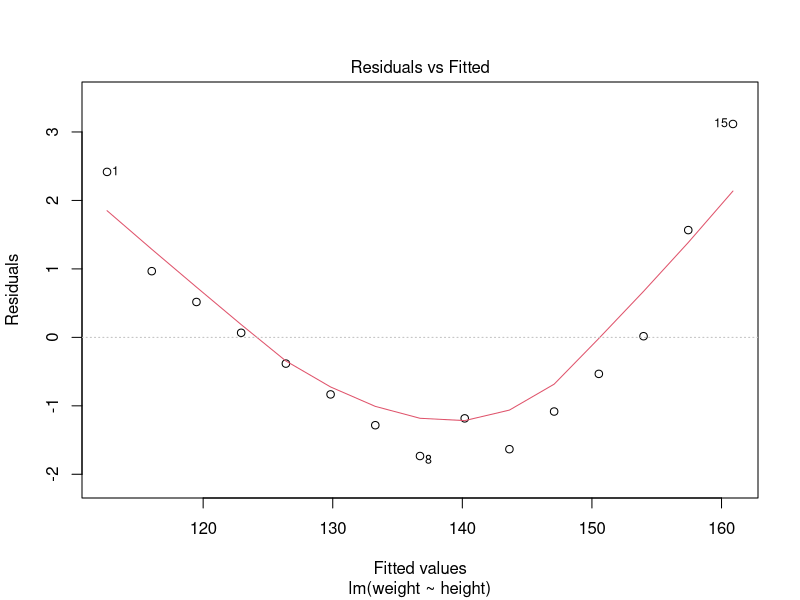
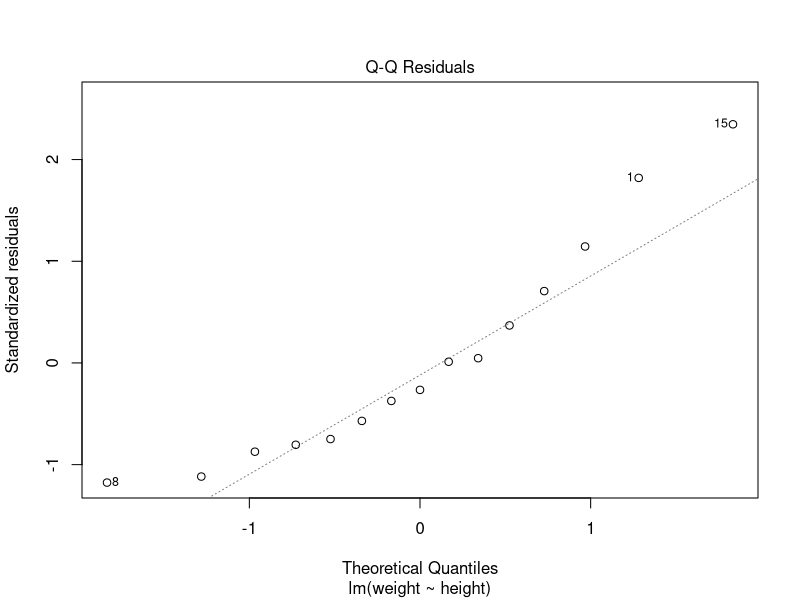
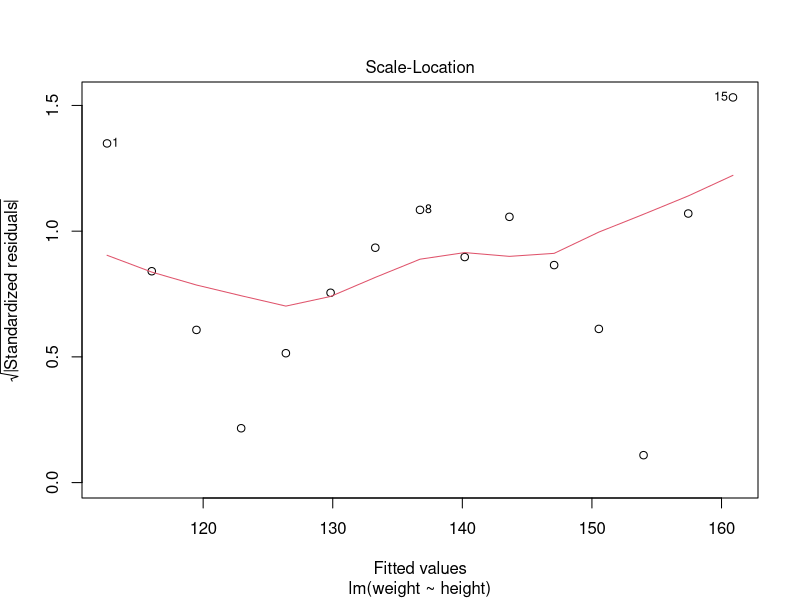
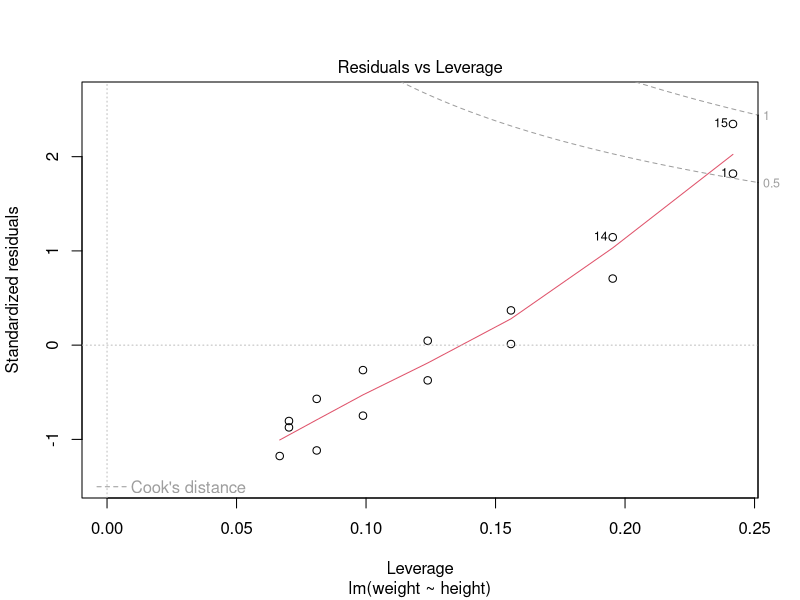
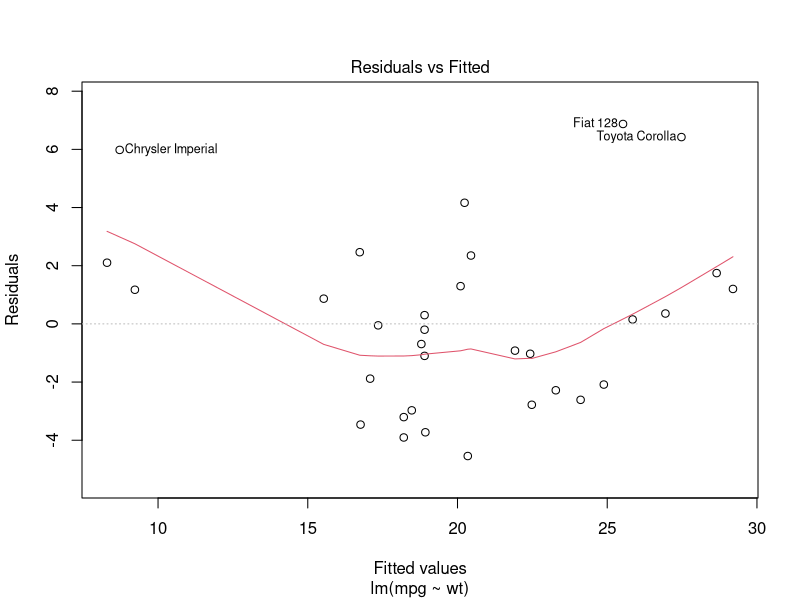
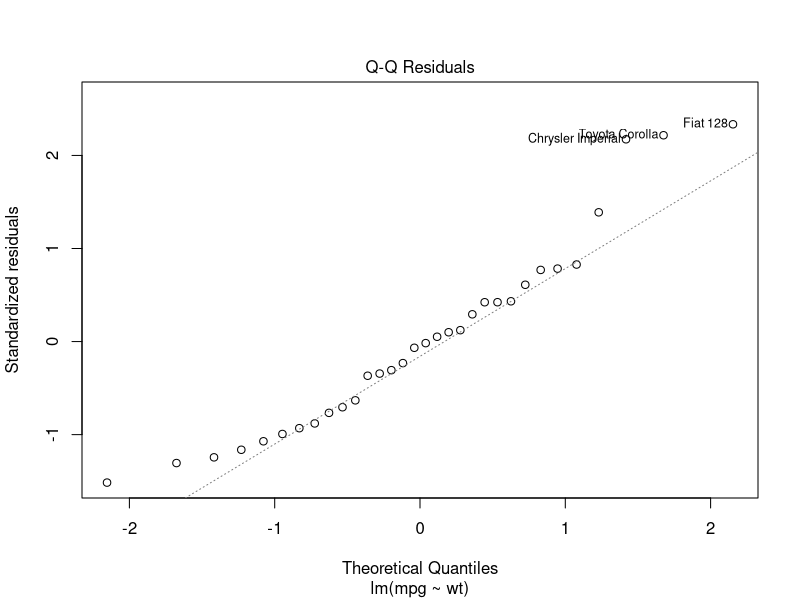
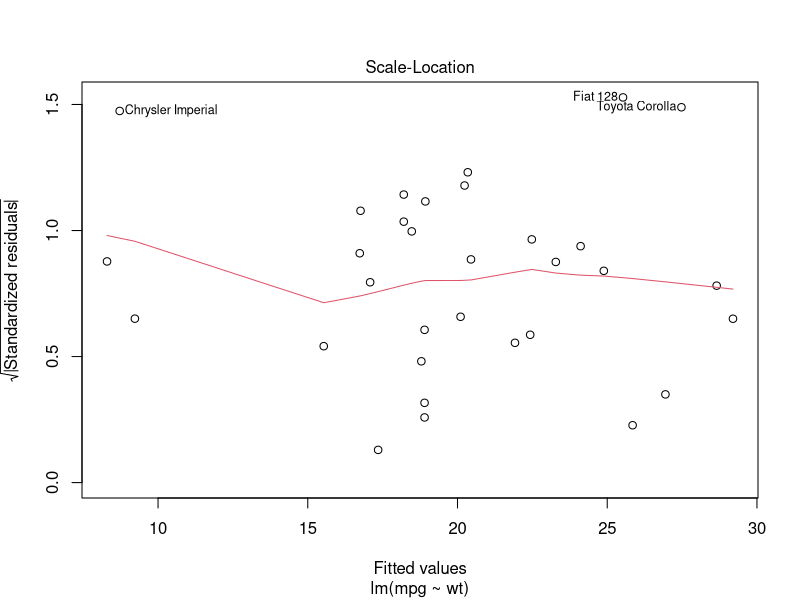
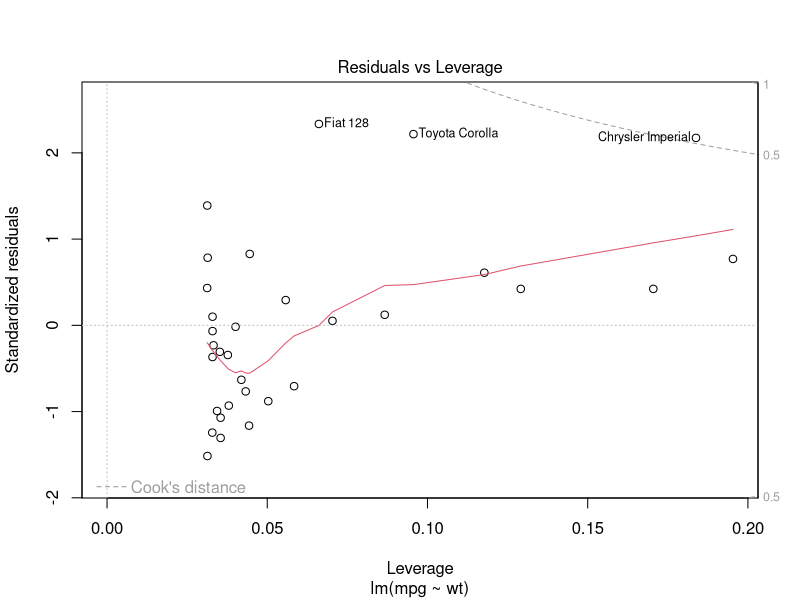

R code for these plots, in order:
#simple Linear regression - women

women
fit1 = lm(weight ~ height, data=women)
summary(fit1)
#predict for ht = 69.5 and 70.5
(new = data.frame(height=c(69.5, 70.5)))
(p1 = predict( fit1, newdata = new))
cbind(new, p1)
plot(fit1)



names(mtcars)
fit2 = lm(mpg ~ wt,data = mtcars)
range(mtcars$wt)
#predict mpg for wt = 2 and 3
(new2=data.frame(weight=c(2,3)))
(p2 = predict(fit2, newdata2 = new2))
cbind(new2, p2)
plot(fit2)
